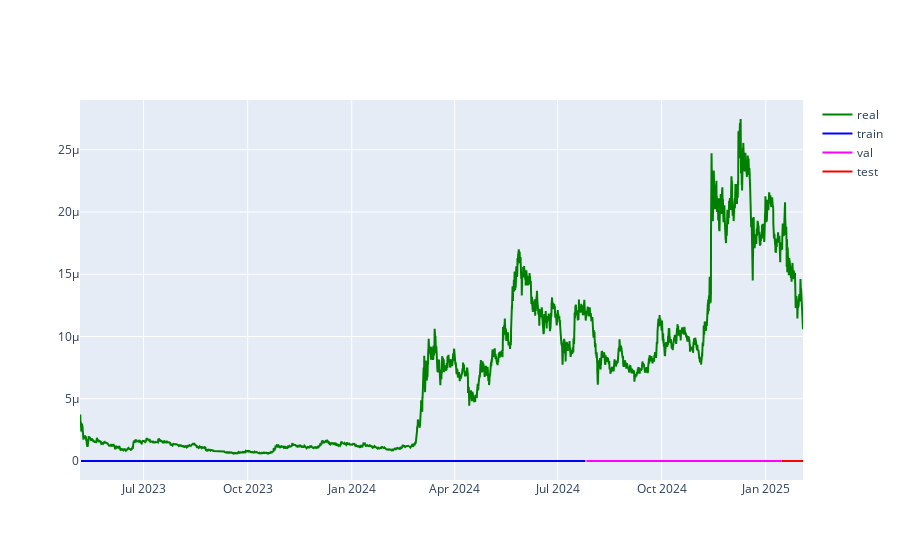

Write notebook code for a chart like this one.
### Code cell
train_test = {'train':train_pred,'test':test_pred}

fig = go.Figure()

dates = df_clean['Close time_date']

date_train = dates[20:len(train_pred)]
date_val = dates[len(train_pred)+20:len(train_pred)+len(val_pred)+20]
date_test = dates[len(train_pred)+len(val_pred)+20:]

fig.add_trace(go.Scatter(x=dates
                            ,y=df_clean.Close
                            ,mode='lines'
                            ,name='real'
                            ,line = dict(color='green')))

fig.add_trace(go.Scatter(x=date_train
                            ,y=train_pred
                            ,mode='lines'
                            ,name='train'
                            ,line=dict(color='blue')))

fig.add_trace(go.Scatter(x=date_val
                            ,y=val_pred
                            ,mode='lines'
                            ,name='val'
                            ,line=dict(color='magenta')))

fig.add_trace(go.Scatter(x=date_test
                            ,y=test_pred
                            ,mode='lines'
                            ,name='test'
                            ,line= dict(color='red')))


fig.write_html(model_result_path)
    
fig.show()

### Figure 1 — Plotly figure (JSON) as saved in the notebook; plotly's stock layout.template omitted (floating-point values rounded to 4 significant figures; data arrays with more than 128 entries replaced by an {"elided": "..."} marker saying what was removed)
{"data": [{"line": {"color": "green"}, "mode": "lines", "name": "real", "type": "scatter", "x": {"elided": "15340 str values"}, "y": {"elided": "15340 float values"}}, {"line": {"color": "blue"}, "mode": "lines", "name": "train", "type": "scatter", "x": {"elided": "10704 str values"}, "y": {"elided": "10724 float values"}}, {"line": {"color": "magenta"}, "mode": "lines", "name": "val", "type": "scatter", "x": {"elided": "4136 str values"}, "y": {"elided": "4136 float values"}}, {"line": {"color": "red"}, "mode": "lines", "name": "test", "type": "scatter", "x": {"elided": "460 str values"}, "y": {"elided": "460 float values"}}], "layout": {}}
